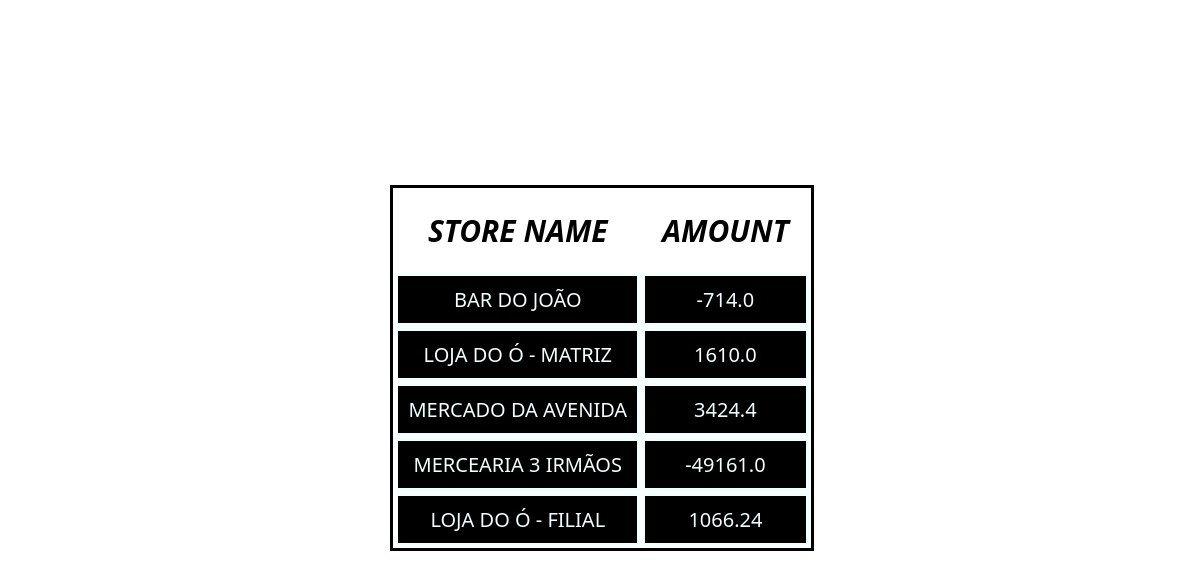
The app's page /api/stores/ with its own data.
### cnab/models.py (models this page shows)
class CnabFile(models.Model):
    type = models.CharField(max_length=1)
    date = models.DateField(max_length=8)
    value = models.CharField(max_length=10)
    cpf = models.CharField(max_length=11)
    credit_card = models.CharField(max_length=12)
    hour = models.TimeField(max_length=6)
    owner = models.CharField(max_length=14)
    store = models.CharField(max_length=19)

### cnab/views.py (the view)
# urls.py: path("stores/", views.stores),
def stores(request):
    stores = CnabFile.objects.all()
    stores_name = []
    store_name_value = []
    for name in stores:
        if name.store not in stores_name:
            stores_name.append(name.store)
    for store_info in stores_name:
        store = CnabFile.objects.filter(store=store_info)[0]
        store_value = CnabFile.objects.filter(store=store_info).aggregate(total=Sum("value"))
        store.total = store_value["total"] / 100
        store_name_value.append(store)
    return render(request,"html/stores_list.html",{"stores":store_name_value})

### cnab/templates/html/stores_list.html (shortened to what this page needs)
<div>
  <table>
    <tr>
      <th>STORE NAME</th>
      <th>AMOUNT</th>
    </tr>
    {% for store in stores %}
    <tr>
      <td>{{store.store}}</td>
      <td>{{store.total}}</td>
    </tr>
    {% endfor %}
  </table>
</div>

### cnab/templates/html/stores_list.html (style rules this page uses)
table, td { border: 3px solid; text-align: center; }
th { font-size: 30px; padding: 20px; font-family: "Segoe UI", Tahoma, Geneva, Verdana, sans-serif; font-style: italic; }
td { font-size: 20px; padding: 10px; color: azure; background-color: black; font-family: "Segoe UI", Tahoma, Geneva, Verdana, sans-serif; }
div { display: flex; flex-direction: column; align-items: center; justify-content: center; width: 99vw; height: 90vh; }

### records on screen
CnabFile: store "BAR DO JOÃO", total "-714.0"
CnabFile: store "LOJA DO Ó - MATRIZ", total "1610.0"
CnabFile: store "MERCADO DA AVENIDA", total "3424.4"
CnabFile: store "MERCEARIA 3 IRMÃOS", total "-49161.0"
CnabFile: store "LOJA DO Ó - FILIAL", total "1066.24"
